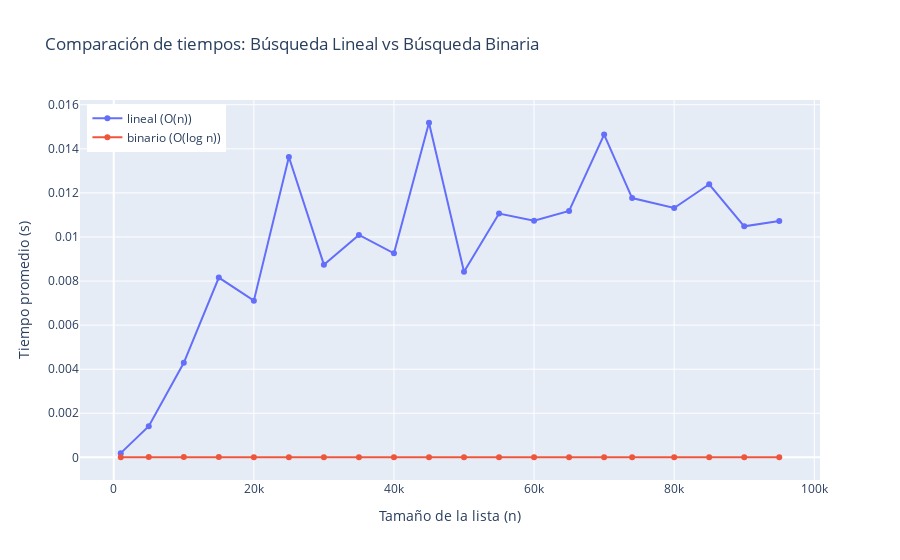

Notebook code for this chart:
### Code cell
import plotly.graph_objs as go
# Datos de ejemplo obtenidos de la celda anterior (ajusta si tienes otros valores):
sizes2 = [1000, 5000, 10000, 15000, 20000, 25000, 30000, 35000, 40000, 45000, 50000, 55000, 60000, 65000, 70000, 74000, 80000, 85000, 90000, 95000 ]#sizes = [1_000, 5_000, 10_000, 20_000]
mean_bub = []
mean_timsort = []
for n in sizes2:
    data = sorted(rand_list(n, unique=True))
    print(f"\nLista ordenada de {n} elementos")
    target = data[-1]  # peor caso aprox. para lineal
    mean_lin, s_lin = timeit(linear_search, data, target, repeat=20)
    mean_bin, s_bin = timeit(binary_search, data, target, repeat=20)
    mean_bub.append(mean_lin)
    mean_timsort.append(mean_bin)

fig = go.Figure()
fig.add_trace(go.Scatter(x=sizes2, y=mean_bub, mode='lines+markers', name='lineal (O(n))'))
fig.add_trace(go.Scatter(x=sizes2, y=mean_timsort, mode='lines+markers', name='binario (O(log n))'))
fig.update_layout(title='Comparación de tiempos: Búsqueda Lineal vs Búsqueda Binaria',
                  xaxis_title='Tamaño de la lista (n)',
                  yaxis_title='Tiempo promedio (s)',
                  legend=dict(x=0.01, y=0.99))

### Figure 1 — Plotly figure (JSON) as saved in the notebook; plotly's stock layout.template omitted (floating-point values rounded to 4 significant figures)
{"data": [{"mode": "lines+markers", "name": "lineal (O(n))", "type": "scatter", "x": [1000, 5000, 10000, 15000, 20000, 25000, 30000, 35000, 40000, 45000, 50000, 55000, 60000, 65000, 70000, 74000, 80000, 85000, 90000, 95000], "y": [0.0001904, 0.001412, 0.004291, 0.008157, 0.007109, 0.01363, 0.008744, 0.0101, 0.009257, 0.01518, 0.008423, 0.01106, 0.01074, 0.01118, 0.01465, 0.01177, 0.01132, 0.01239, 0.01048, 0.01073]}, {"mode": "lines+markers", "name": "binario (O(log n))", "type": "scatter", "x": [1000, 5000, 10000, 15000, 20000, 25000, 30000, 35000, 40000, 45000, 50000, 55000, 60000, 65000, 70000, 74000, 80000, 85000, 90000, 95000], "y": [7.29e-06, 1.189e-05, 1.277e-05, 1.2e-05, 7.625e-06, 7.84e-06, 8.195e-06, 8.585e-06, 5.825e-06, 5.095e-06, 5.045e-06, 5.03e-06, 5.795e-06, 4.03e-06, 4.215e-06, 5.09e-06, 3.795e-06, 3.85e-06, 3.48e-06, 4.175e-06]}], "layout": {"legend": {"x": 0.01, "y": 0.99}, "title": {"text": "Comparación de tiempos: Búsqueda Lineal vs Búsqueda Binaria"}, "xaxis": {"title": {"text": "Tamaño de la lista (n)"}}, "yaxis": {"title": {"text": "Tiempo promedio (s)"}}}}
